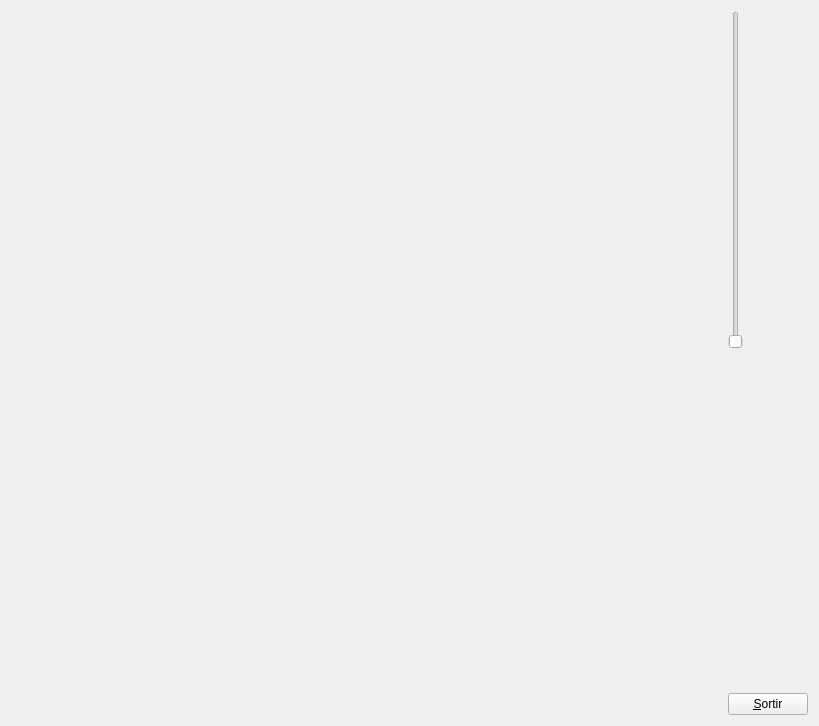
<?xml version="1.0" encoding="UTF-8"?>
<ui version="4.0">
 <class>MyForm</class>
 <widget class="QWidget" name="MyForm">
  <property name="geometry">
   <rect>
    <x>0</x>
    <y>0</y>
    <width>819</width>
    <height>726</height>
   </rect>
  </property>
  <property name="windowTitle">
   <string>Form</string>
  </property>
  <layout class="QHBoxLayout" name="horizontalLayout">
   <item>
    <widget class="MyGLWidget" name="widget" native="true">
     <property name="sizePolicy">
      <sizepolicy hsizetype="Expanding" vsizetype="Expanding">
       <horstretch>0</horstretch>
       <verstretch>0</verstretch>
      </sizepolicy>
     </property>
    </widget>
   </item>
   <item>
    <layout class="QVBoxLayout" name="verticalLayout">
     <item>
      <widget class="QSlider" name="slider">
       <property name="orientation">
        <enum>Qt::Vertical</enum>
       </property>
      </widget>
     </item>
     <item>
      <spacer name="verticalSpacer">
       <property name="orientation">
        <enum>Qt::Vertical</enum>
       </property>
       <property name="sizeHint" stdset="0">
        <size>
         <width>20</width>
         <height>40</height>
        </size>
       </property>
      </spacer>
     </item>
     <item>
      <widget class="QPushButton" name="pushButton">
       <property name="sizePolicy">
        <sizepolicy hsizetype="Fixed" vsizetype="Fixed">
         <horstretch>0</horstretch>
         <verstretch>0</verstretch>
        </sizepolicy>
       </property>
       <property name="text">
        <string>&amp;Sortir</string>
       </property>
      </widget>
     </item>
    </layout>
   </item>
  </layout>
 </widget>
 <customwidgets>
  <customwidget>
   <class>MyGLWidget</class>
   <extends>QWidget</extends>
   <header location="global">MyGLWidget.h</header>
   <container>1</container>
   <slots>
    <signal>sliderKeySet(int)</signal>
    <slot>sliderZoomSet(int)</slot>
   </slots>
  </customwidget>
 </customwidgets>
 <resources/>
 <connections>
  <connection>
   <sender>pushButton</sender>
   <signal>clicked()</signal>
   <receiver>MyForm</receiver>
   <slot>close()</slot>
   <hints>
    <hint type="sourcelabel">
     <x>796</x>
     <y>596</y>
    </hint>
    <hint type="destinationlabel">
     <x>839</x>
     <y>529</y>
    </hint>
   </hints>
  </connection>
  <connection>
   <sender>widget</sender>
   <signal>sliderKeySet(int)</signal>
   <receiver>slider</receiver>
   <slot>setValue(int)</slot>
   <hints>
    <hint type="sourcelabel">
     <x>365</x>
     <y>362</y>
    </hint>
    <hint type="destinationlabel">
     <x>736</x>
     <y>177</y>
    </hint>
   </hints>
  </connection>
  <connection>
   <sender>slider</sender>
   <signal>sliderMoved(int)</signal>
   <receiver>widget</receiver>
   <slot>sliderZoomSet(int)</slot>
   <hints>
    <hint type="sourcelabel">
     <x>736</x>
     <y>177</y>
    </hint>
    <hint type="destinationlabel">
     <x>365</x>
     <y>362</y>
    </hint>
   </hints>
  </connection>
 </connections>
</ui>
